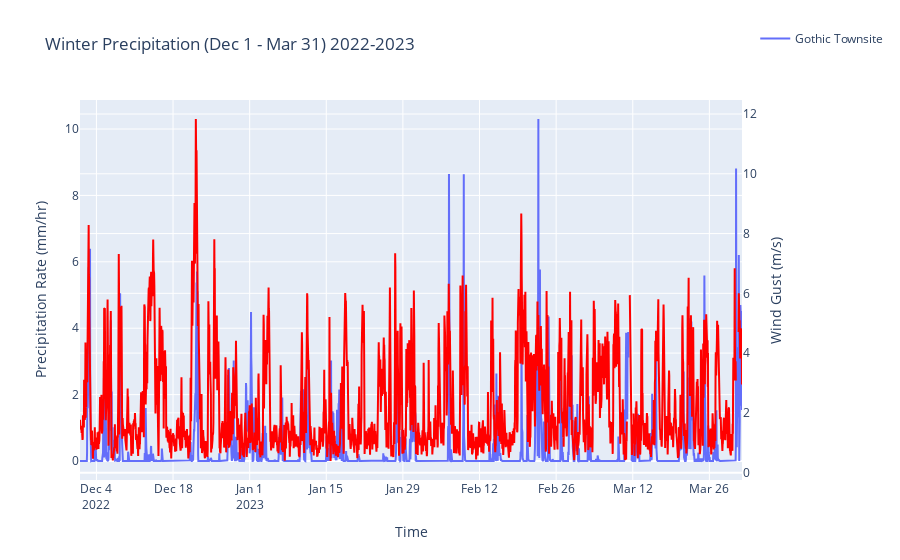

The notebook cell this image was saved under:
### Code cell
fig = go.Figure()
fig.add_trace(go.Scatter(x=w23_prcp_rate_1H_gts_ds.time,
                         y=w23_prcp_rate_1H_gts_ds.precip_rate,
                         mode='lines',
                         marker=dict(size=5),
                         name='Gothic Townsite'))
fig.update_layout(title='Winter Precipitation (Dec 1 - Mar 31) 2022-2023',
                    xaxis_title='Time',
                    yaxis_title='Precipitation Rate (mm/hr)',
                    # height=600,
                    # width=800
)

# add a second y-axis
fig.update_layout(yaxis2=dict(title='Wind Gust (m/s)',
                              overlaying='y',
                              side='right'))
fig.add_trace(go.Scatter(x=w23_sail_met_qc_ds_1H.time,
                            y=w23_sail_met_qc_ds_1H.wspd_arith_mean,
                            mode='lines',
                            marker=dict(size=5,
                                        color='red'),
                            name='10-m wind gust at Gothic',
                            showlegend=False,
                            yaxis='y2'))
# move the legend up a bit
fig.update_layout(legend=dict(y=1.2))

### Figure 1 — Plotly figure (JSON) as saved in the notebook; plotly's stock layout.template omitted (floating-point values rounded to 4 significant figures; data arrays with more than 128 entries replaced by an {"elided": "..."} marker saying what was removed)
{"data": [{"marker": {"size": 5}, "mode": "lines", "name": "Gothic Townsite", "type": "scatter", "x": {"elided": "2904 str values"}, "y": {"elided": "2904 float values"}}, {"marker": {"color": "red", "size": 5}, "mode": "lines", "name": "10-m wind gust at Gothic", "showlegend": false, "type": "scatter", "x": {"elided": "2904 str values"}, "y": {"elided": "2904 float values"}, "yaxis": "y2"}], "layout": {"legend": {"y": 1.2}, "title": {"text": "Winter Precipitation (Dec 1 - Mar 31) 2022-2023"}, "xaxis": {"title": {"text": "Time"}}, "yaxis": {"title": {"text": "Precipitation Rate (mm/hr)"}}, "yaxis2": {"overlaying": "y", "side": "right", "title": {"text": "Wind Gust (m/s)"}}}}
